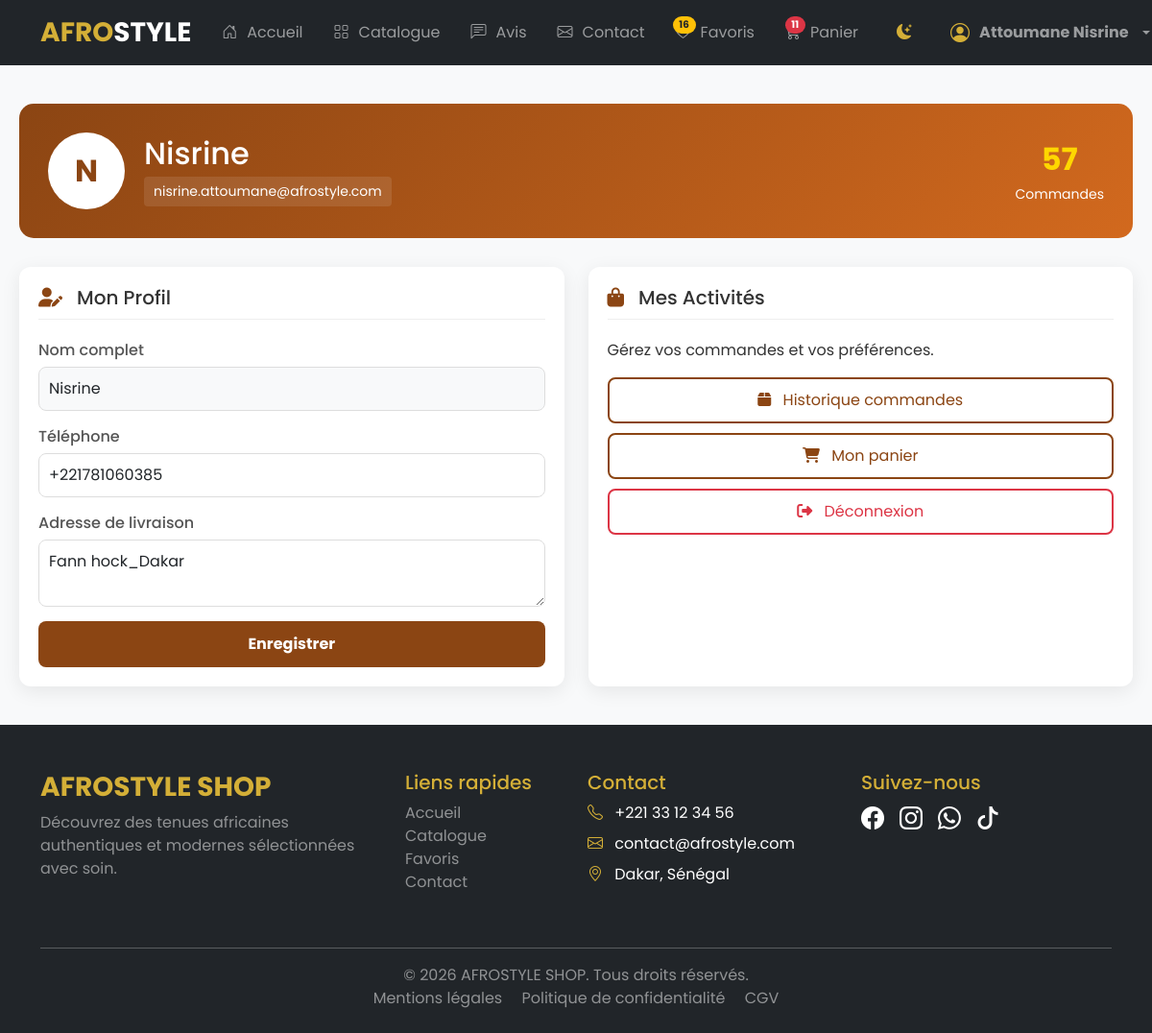
Screenshot of /compte.php (signed in) with the database file from the repository.
### tables this page shows
CREATE TABLE IF NOT EXISTS `utilisateurs` (
  `id_utilisateur` int NOT NULL AUTO_INCREMENT,
  `nom` varchar(50) NOT NULL,
  `prenom` varchar(50) NOT NULL,
  `adresse` varchar(255) DEFAULT NULL,
  `email` varchar(100) NOT NULL,
  `telephone` varchar(20) DEFAULT NULL,
  `sexe` enum('M','F') NOT NULL,
  `mot_de_passe` varchar(250) NOT NULL,
  `role` enum('client','administrateur') DEFAULT 'client',
  `date_inscription` timestamp NULL DEFAULT CURRENT_TIMESTAMP,
  `reset_token` varchar(255) DEFAULT NULL,
  `reset_expires_at` datetime DEFAULT NULL,
  PRIMARY KEY (`id_utilisateur`),
  UNIQUE KEY `email` (`email`)
);

### compte.php (the view, shortened to what this page needs)
<?php
require_once "commun/connexiondb.php";
include_once "commun/header.php";
$userId = $_SESSION['utilisateur_id'];
$stmt = $pdo->prepare("SELECT * FROM utilisateurs WHERE id_utilisateur = ?");
$stmt->execute([$userId]);
$userData = $stmt->fetch(PDO::FETCH_ASSOC);
$commandes_count = 0;
try {
    $stmtCmd = $pdo->prepare("SELECT COUNT(*) as count FROM commande WHERE id_utilisateur = ?");
    $stmtCmd->execute([$userId]);
    $commandes_count = $stmtCmd->fetch(PDO::FETCH_ASSOC)['count'];
} catch (Exception $e) { $commandes_count = 0; }
?>
<!DOCTYPE html>
<html lang="fr">
<head>
    <link rel="stylesheet" href="https://cdnjs.cloudflare.com/ajax/libs/font-awesome/6.4.0/css/all.min.css">
</head>
<body>
<main class="account-container">
    <div class="account-header">
        <div class="user-profile-large">
            <div class="avatar"><?= strtoupper(substr($userData['nom'], 0, 1)) ?></div>
            <div class="user-info">
                <h2 class="mb-1"><?= htmlspecialchars($userData['nom']) ?></h2>
                <p class="user-email mb-0"><?= htmlspecialchars($userData['email']) ?></p>
            </div>
        </div>
        <div class="d-flex gap-4">
            <div class="text-center">
                <span class="stat-number"><?= $commandes_count ?></span>
                <small>Commandes</small>
            </div>
        </div>
    </div>
    <div class="account-grid">
        <div class="account-card">
            <div class="card-header">
                <i class="fas fa-user-edit"></i>
                <h3 class="h5 mb-0">Mon Profil</h3>
            </div>
            <form method="POST">
                <div class="form-group">
                    <label>Nom complet</label>
                    <input type="text" class="form-control" value="<?= htmlspecialchars($userData['nom']) ?>" readonly style="background:#f8f9fa;">
                </div>
                <div class="form-group">
                    <label>Téléphone</label>
                    <input type="text" name="telephone" class="form-control" value="<?= htmlspecialchars($userData['telephone'] ?? '') ?>">
                </div>
                <div class="form-group">
                    <label>Adresse de livraison</label>
                    <textarea name="adresse" class="form-control" rows="2"><?= htmlspecialchars($userData['adresse'] ?? '') ?></textarea>
                </div>
                <button type="submit" name="update_profile" class="btn-afro">Enregistrer</button>
            </form>
        </div>
        <div class="account-card">
            <div class="card-header">
                <i class="fas fa-shopping-bag"></i>
                <h3 class="h5 mb-0">Mes Activités</h3>
            </div>
            <p>Gérez vos commandes et vos préférences.</p>
            <a href="commandes.php" class="btn-outline-afro"><i class="fas fa-box me-2"></i> Historique commandes</a>
            <a href="panier.php" class="btn-outline-afro"><i class="fas fa-shopping-cart me-2"></i> Mon panier</a>
            <a href="deconnexion.php" class="btn-outline-afro" style="border-color:#dc3545; color:#dc3545;"><i class="fas fa-sign-out-alt me-2"></i> Déconnexion</a>
        </div>
    </div>
</main>
<?php include_once "commun/footer.php"; ?>
</body>
</html>

### public/CSS/style.css (style rules this page uses)
:root { --afro-gold: #D4AF37; --afro-gold-dark: #B8860B; --afro-black: #0c0b0b; --afro-light: #F8F9FA; --afro-creme: #f8f4eb; --text-main: #333333; --card-bg: #ffffff; }
body { font-family: 'Poppins', sans-serif; background-color: var(--afro-light) !important; color: var(--text-main) !important; transition: background-color 0.3s, color 0.3s; }

### commun/header.php (style rules this page uses)
:root { --afro-gold: #D4AF37; }

### compte.php (style rules this page uses)
.account-container { max-width: 1200px; margin: 40px auto; padding: 0 20px; font-family: 'Poppins', sans-serif; }
.account-header { background: linear-gradient(135deg, #8B4513 0%, #D2691E 100%); color: white; padding: 30px; border-radius: 15px; margin-bottom: 30px; display: flex; justify-content: space-between; align-items: center; }
.user-profile-large { display: flex; align-items: center; gap: 20px; }
.avatar { width: 80px; height: 80px; background: white; color: #8B4513; border-radius: 50%; display: flex; align-items: center; justify-content: center; font-size: 32px; font-weight: bold; }
.user-email { font-size: 14px; background: rgba(255, 255, 255, 0.1); padding: 5px 10px; border-radius: 4px; }
.stat-number { display: block; font-size: 32px; font-weight: bold; color: #FFD700; }
.account-grid { display: grid; grid-template-columns: repeat(auto-fit, minmax(300px, 1fr)); gap: 25px; }
.account-card { background: white; border-radius: 12px; box-shadow: 0 5px 20px rgba(0,0,0,0.08); overflow: hidden; border: none; padding: 20px; }
.card-header { display: flex; align-items: center; gap: 15px; margin-bottom: 20px; border-bottom: 1px solid #eee; padding-bottom: 10px; }
.card-header i { color: #8B4513; font-size: 20px; }
.form-group { margin-bottom: 15px; }
label { font-weight: 500; color: #555; display: block; margin-bottom: 5px; }
.form-control { width: 100%; padding: 10px; border: 1px solid #ddd; border-radius: 8px; }
.btn-afro { background: #8B4513; color: white; border: none; padding: 12px 20px; border-radius: 8px; cursor: pointer; width: 100%; font-weight: bold; }
.btn-outline-afro { border: 2px solid #8B4513; color: #8B4513; padding: 10px; border-radius: 8px; text-decoration: none; display: block; text-align: center; margin-top: 10px; }

### rows the page displays
utilisateurs: nom "N", nom "Nisrine", email "nisrine.attoumane@afrostyle.com", telephone "+221781060385", adresse "Fann hock_Dakar"

### other values shown
$nbFavoris "16"
$nbArticles "11"
$userName "Attoumane Nisrine"
$commandes_count "57"
